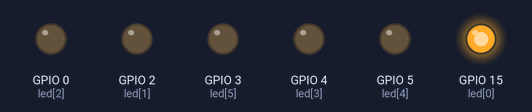
The sketch below on a simulated ESP8266 (NodeMCU). On the bench: output pins drawn as LEDs (lit = HIGH).

Above: at 0.05 s.
At 0.75 s:
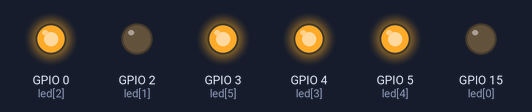
At 1.05 s:
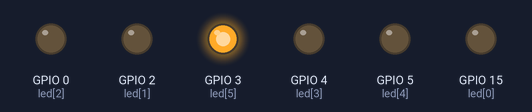
At 1.45 s:
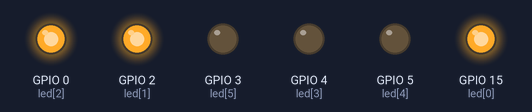
At 2.15 s:
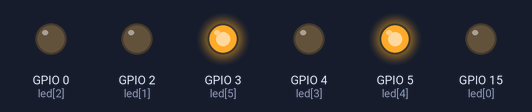
At 2.85 s:
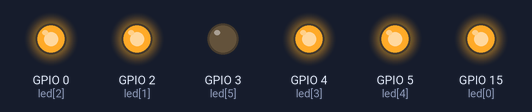
Timing chart, 0 to 3.1 s (numbered marks = the images above):
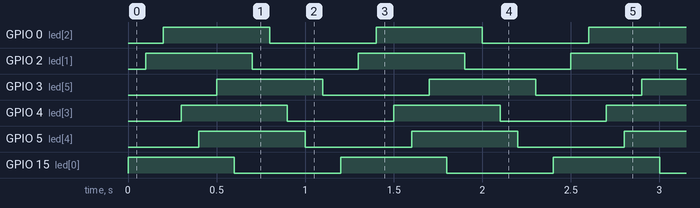

Measured:
- by itself, GPIO 0 (led[2]), GPIO 2 (led[1]), GPIO 3 (led[5]), GPIO 4 (led[3]), GPIO 5 (led[4]), GPIO 15 (led[0]): alternates HIGH for 0.60 s and LOW for 0.60 s

The sketch:

enterexit.ino
```cpp
/*
Enter - Exit

Public Domain
September 2016
Budi Rahardjo (@rahard)

*/

// pin configuration for DycodeX ESPectro board
int led[] = {15, 2, 0, 4, 5, 3};
// pin configuration for Arduino UNU board
// int led[] = {13, 12, 11, 10, 9, 8};

int x[] = {0, 0, 0, 0, 0, 0};
int NUMLED = 6; // number of LEDS
int WAITFOR = 100;
int i;

void setup() {
   // setup pins for output and reset low
   for (i=0; i<NUMLED; i++) { pinMode(led[i], OUTPUT); }
   for (i=0; i<NUMLED; i++) { digitalWrite(led[i], LOW); }
}

void display() {
   for (i=0; i < NUMLED ; i++) {
      digitalWrite(led[i], x[i]);
   }
}

void loop() {
   int j;
   // populate LED
   for (j=0; j<NUMLED; j++) {
      x[j]=1;
      display();
      delay(WAITFOR);
   }
   // unpopulate LED
   for (j=0; j<NUMLED; j++) {
      x[j]=0;
      display();
      delay(WAITFOR);
   }

}
```
